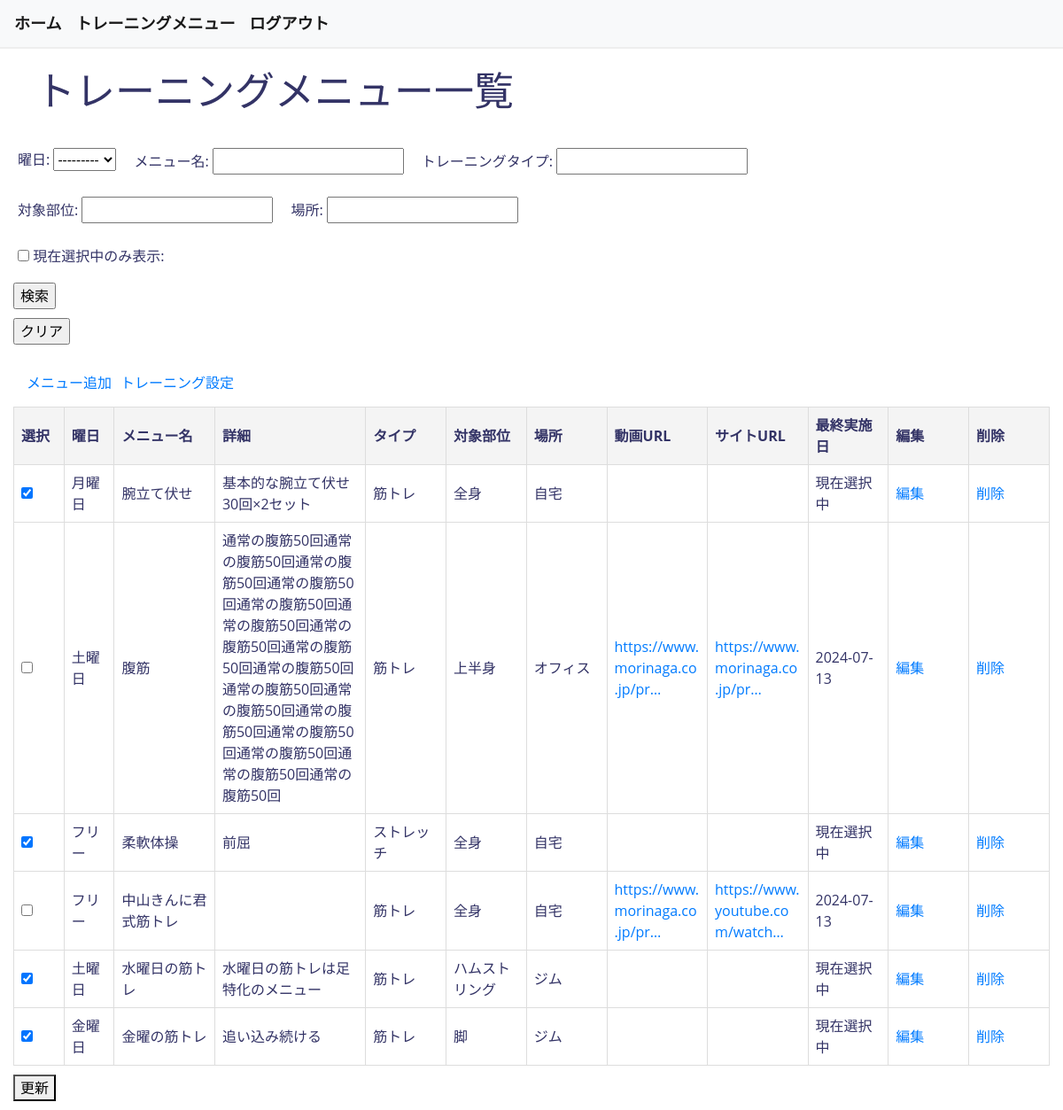
Screenshot of /training_menus/training_list/ (signed in) with the database file from the repository.
### training_menus/models.py (models this page shows, shortened)
class UserCustomMenus(models.Model):
    DAY_OF_WEEK_CHOICES = (
        ('free', 'フリー'),
        ('monday', '月曜日'),
        ('tuesday', '火曜日'),
        ('wednesday', '水曜日'),
        ('thursday', '木曜日'),
        ('friday', '金曜日'),
        ('saturday', '土曜日'),
        ('sunday', '日曜日'),
    )
    menu_name = models.CharField(max_length=1000, verbose_name='メニュー名')
    menu_details = models.CharField(max_length=2000, blank=True, null=True, verbose_name='詳細')
    training_type = models.ForeignKey(
        TrainingType,
        on_delete = models.CASCADE,
        blank=True,
        null=True,
        verbose_name='トレーニングタイプ'
    )
    training_part = models.ForeignKey(
        TrainingPart,
        on_delete = models.CASCADE,
        blank=True,
        null=True,
        verbose_name='対象部位'
    )
    training_location = models.ForeignKey(
        TrainingLocation,
        on_delete = models.CASCADE,
        blank=True,
        null=True,
        verbose_name='場所'
    )
    reference_video_url = models.URLField(max_length=1000, blank=True, null=True, verbose_name='動画URL')
    reference_site_url = models.URLField(max_length=1000, blank=True, null=True, verbose_name='サイトURL')
    last_performed_date = models.CharField(max_length=1000, default='未実施', verbose_name='最終実施日')
    is_current = models.BooleanField(default=False, verbose_name='現在選択')
    day_of_week = models.CharField(max_length=10, choices=DAY_OF_WEEK_CHOICES, blank=True, null=True, verbose_name='曜日')
    user = models.ForeignKey(
        Users,
        on_delete = models.CASCADE,
        related_name='custom_menus',
    )
    create_at = models.DateTimeField(auto_now_add=True)
    update_at = models.DateTimeField(auto_now=True)
    class Meta:
        db_table = 'training_custom_menus'
        verbose_name = 'ユーザーカスタムメニュー'
        verbose_name_plural = 'ユーザーカスタムメニュー'

class TrainingType(models.Model):
    name = models.CharField(max_length=1000)
    user = models.ForeignKey(
        Users,
        on_delete = models.CASCADE,
    )
    create_at = models.DateTimeField(auto_now_add=True)
    update_at = models.DateTimeField(auto_now=True)
    class Meta:
        db_table = 'training_type'

class TrainingPart(models.Model):
    name = models.CharField(max_length=1000)
    user = models.ForeignKey(
        Users,
        on_delete = models.CASCADE,
    )
    create_at = models.DateTimeField(auto_now_add=True)
    update_at = models.DateTimeField(auto_now=True)
    class Meta:
        db_table = 'training_part'

class TrainingLocation(models.Model):
    name = models.CharField(max_length=1000)
    user = models.ForeignKey(
        Users,
        on_delete = models.CASCADE,
    )
    create_at = models.DateTimeField(auto_now_add=True)
    update_at = models.DateTimeField(auto_now=True)
    class Meta:
        db_table = 'training_location'

### training_menus/views.py (the view, shortened to what this page needs)
# urls.py: path('training_list/', TrainingListView.as_view(), name='training_list'),
class TrainingListView(LoginRequiredMixin, ListView):
    template_name = os.path.join('training_menus', 'training_list.html')
    model = UserCustomMenus
    def get_queryset(self):
        queryset = super().get_queryset().filter(user=self.request.user)
        form = TrainingSearchForm(self.request.GET)
        if form.is_valid():
            data = form.cleaned_data
            if data.get('day_of_week'):
                queryset = queryset.filter(day_of_week=data['day_of_week'])
            if data.get('menu_name'):
                queryset = queryset.filter(menu_name__icontains=data['menu_name'])
            if data.get('training_type_name'):
                queryset = queryset.filter(training_type__name__icontains=data['training_type_name'])
            if data.get('training_part_name'):
                queryset = queryset.filter(training_part__name__icontains=data['training_part_name'])
            if data.get('training_location_name'):
                queryset = queryset.filter(training_location__name__icontains=data['training_location_name'])
            if data.get('current_only'):
                queryset = queryset.filter(is_current=True)
        return queryset
    def get_context_data(self, **kwargs):
        context = super().get_context_data(**kwargs)
        context['form'] = TrainingSearchForm(initial=self.request.GET)
        return context

### training_menus/forms.py
class TrainingSearchForm(forms.Form):
    day_of_week = forms.ChoiceField(
        choices=[('', '---------')] + list(UserCustomMenus.DAY_OF_WEEK_CHOICES),
        required=False,
        label='曜日',
    )
    menu_name = forms.CharField(label='メニュー名', required=False)
    training_type_name = forms.CharField(label='トレーニングタイプ', required=False)
    training_part_name = forms.CharField(label='対象部位', required=False)
    training_location_name = forms.CharField(label='場所', required=False)
    current_only = forms.BooleanField(label='現在選択中のみ表示', required=False, initial=False)

### templates/training_menus/training_list.html (shortened to what this page needs)
{% extends 'base.html' %}
{% load static %}
{% block content %}
<link rel="stylesheet" type="text/css" href="{% static 'css/training_list.css' %}">
<h1 class="page-title">トレーニングメニュー一覧</h1>
<div class="container">
  <div class="search-form-container">
    <form method="get" action="{% url 'training_menus:training_list' %}" class="search-form">
      <div class="form-row">
        <div class="form-field">
          {{ form.day_of_week.label_tag }}
          {{ form.day_of_week }}
        </div>
        <div class="form-field">
          {{ form.menu_name.label_tag }}
          {{ form.menu_name }}
        </div>
        <div class="form-field">
          {{ form.training_type_name.label_tag }}
          {{ form.training_type_name }}
        </div>
      </div>
      <div class="form-row">
        <div class="form-field">
          {{ form.training_part_name.label_tag }}
          {{ form.training_part_name }}
        </div>
        <div class="form-field">
          {{ form.training_location_name.label_tag }}
          {{ form.training_location_name }}
        </div>
      </div>
      <div class="form-row">
        <div class="form-field checkbox-field">
          {{ form.current_only }}
          {{ form.current_only.label_tag }}
        </div>
      </div>
      <div class="form-actions">
        <input type="submit" value="検索" class="search-button"/>
      </div>
    </form>
    <form method="get" action="{% url 'training_menus:training_list' %}">
      <p><input type="submit" value="クリア" class="clear-button"/></p>
    </form>
  </div>
  <div class="link-container">
    <p><a href="{% url 'training_menus:training_add' %}" class="add-menu-link">メニュー追加</a></p>
    <p><a href="{% url 'training_menus:training_settings' %}" class="settings-link">トレーニング設定</a></p>
  </div>
  <div class="training-table-container">
    <form method="post">
        <table class="training-table">
            <thead>
            <tr>
                <th>選択</th>
                <th>曜日</th>
                <th>メニュー名</th>
                <th>詳細</th>
                <th>タイプ</th>
                <th>対象部位</th>
                <th>場所</th>
                <th>動画URL</th>
                <th>サイトURL</th>
                <th>最終実施日</th>
                <th>編集</th>
                <th>削除</th>
            </tr>
            </thead>
            <tbody>
            {% for object in object_list %}
            <tr>
                <td><input type="checkbox" name="is_current_{{ object.id }}" value="{{ object.id }}" {% if object.is_current %} checked {% endif %}></td>
                <td>{{ object.get_day_of_week_display }}</td>
                <td>{{ object.menu_name }}</td>
                <td>{{ object.menu_details }}</td>
                <td>{{ object.training_type.name }}</td>
                <td>{{ object.training_part.name }}</td>
                <td>{{ object.training_location.name }}</td>
                <td><a href="{{ object.reference_video_url }}" target="_blank">{{ object.reference_video_url|truncatechars:30 }}</a></td>
                <td><a href="{{ object.reference_site_url }}" target="_blank">{{ object.reference_site_url|truncatechars:30 }}</a></td>
                <td>{{ object.last_performed_date }}</td>
                <td><a href="{% url 'training_menus:training_update' object.id %}" class="edit-link">編集</a></td>
                <td><a href="{% url 'training_menus:training_delete' object.id %}" class="delete-link">削除</a></td>
            </tr>
            {% endfor %}
            </tbody>
        </table>
        <button type="submit" class="update-button">更新</button>
    </form>
  </div>
</div>
{% endblock %}

### static/css/base.css (style rules this page uses)
body { font-family: 'Open Sans', sans-serif; color: #333366; background-color: #ffffff; }

### static/css/training_list.css (style rules this page uses)
body { font-family: 'Open Sans', sans-serif; }
.page-title { display: flex; justify-content: space-between; padding: 20px 40px; }
h1 { font-size: 45px; }
.container { width: 100%; max-width: 1700px; margin: 0 auto; }
.form-row { display: flex; flex-wrap: wrap; }
.form-field { margin: 10px; }
.form-actions { margin: 0px 0px 10px 0; }
.link-container { display: flex; align-items: center; padding: 10px; }
.link-container p { margin: 5px 5px; }
.training-table-container { margin: 0 auto; width: 100%; }
.training-table { width: 100%; table-layout: fixed; border-collapse: collapse; }
.training-table th, .training-table td { font-size: 16px; text-align: left; padding: 8px; border: 1px solid #ddd; overflow: hidden; }
.training-table th:nth-child(1), .training-table td:nth-child(1) { width: 5%; }
.training-table th:nth-child(2), .training-table td:nth-child(2) { width: 5%; }
.training-table th:nth-child(3), .training-table td:nth-child(3) { width: 10%; }
.training-table th:nth-child(4), .training-table td:nth-child(4) { width: 15%; }
.training-table th:nth-child(5), .training-table td:nth-child(5), .training-table th:nth-child(6), .training-table td:nth-child(6), .training-table th:nth-child(7), .training-table td:nth-child(7) { width: 8%; }
.training-table th:nth-child(8), .training-table td:nth-child(8), .training-table th:nth-child(9), .training-table td:nth-child(9) { width: 10%; }
.training-table th:nth-child(10), .training-table td:nth-child(10) { width: 8%; }
.training-table th:nth-child(11), .training-table td:nth-child(11), .training-table th:nth-child(12), .training-table td:nth-child(12) { width: 8%; }
.training-table th { background-color: #f4f4f4; }
.training-table td { word-wrap: break-word; overflow-wrap: break-word; }
.update-button { margin: 10px 0px; }

### rows the page displays
UserCustomMenus: is_current "☑", day_of_week "月曜日", menu_name "腕立て伏せ", menu_details "基本的な腕立て伏せ30回×2セット", training_type.name "筋トレ", training_part.name "全身", training_location.name "自宅", last_performed_date "現在選択中"
UserCustomMenus: day_of_week "土曜日", menu_name "腹筋", menu_details "通常の腹筋50回通常の腹筋50回通常の腹筋50回通常の腹筋50回通常の腹筋50回通常の腹筋50回通常の腹筋50回通常の腹筋50回通常の腹筋50回通常の腹筋50回通常の腹筋50回通常の腹筋50回通常の腹筋50回通常の腹筋50回通常の腹筋50回通常の腹筋50回", training_type.name "筋トレ", training_part.name "上半身", training_location.name "オフィス", reference_video_url "https://www.morinaga.co.jp/pr…", reference_site_url "https://www.morinaga.co.jp/pr…", last_performed_date "2024-07-13"
UserCustomMenus: is_current "☑", day_of_week "フリー", menu_name "柔軟体操", menu_details "前屈", training_type.name "ストレッチ", training_part.name "全身", training_location.name "自宅", last_performed_date "現在選択中"
UserCustomMenus: day_of_week "フリー", menu_name "中山きんに君式筋トレ", training_type.name "筋トレ", training_part.name "全身", training_location.name "自宅", reference_video_url "https://www.morinaga.co.jp/pr…", reference_site_url "https://www.youtube.com/watch…", last_performed_date "2024-07-13"
UserCustomMenus: is_current "☑", day_of_week "土曜日", menu_name "水曜日の筋トレ", menu_details "水曜日の筋トレは足特化のメニュー", training_type.name "筋トレ", training_part.name "ハムストリング", training_location.name "ジム", last_performed_date "現在選択中"
UserCustomMenus: is_current "☑", day_of_week "金曜日", menu_name "金曜の筋トレ", menu_details "追い込み続ける", training_type.name "筋トレ", training_part.name "脚", training_location.name "ジム", last_performed_date "現在選択中"
